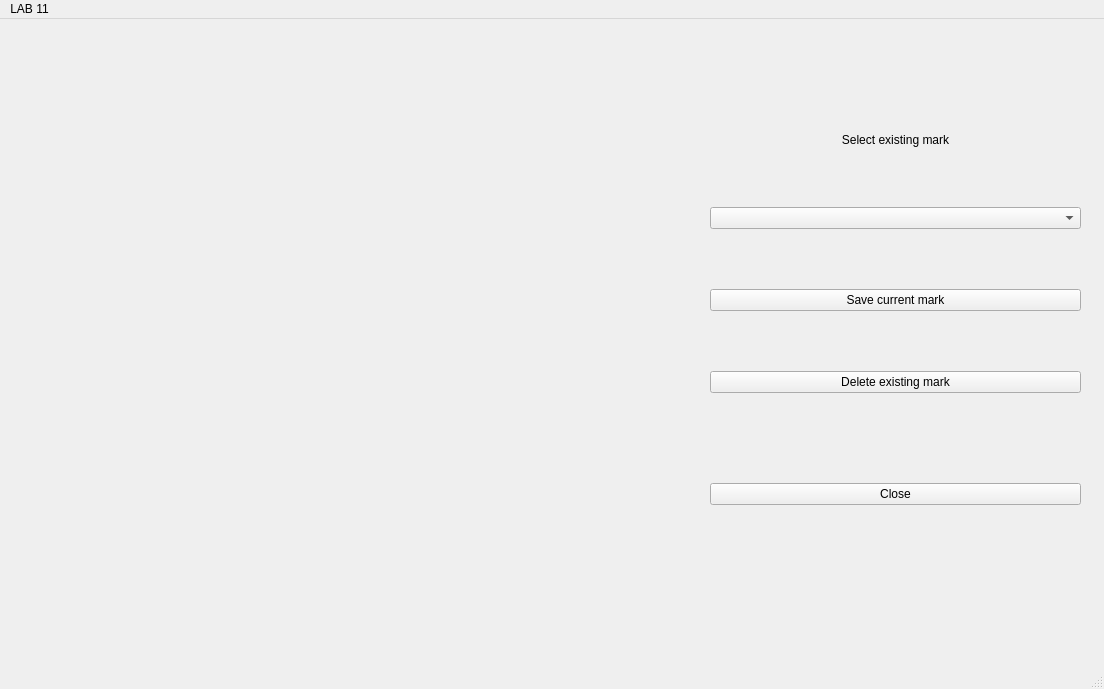
<?xml version="1.0" encoding="UTF-8"?>
<ui version="4.0">
 <class>MainWindow</class>
 <widget class="QMainWindow" name="MainWindow">
  <property name="geometry">
   <rect>
    <x>0</x>
    <y>0</y>
    <width>1104</width>
    <height>689</height>
   </rect>
  </property>
  <property name="windowTitle">
   <string>MainWindow</string>
  </property>
  <widget class="QWidget" name="centralwidget">
   <widget class="QWidget" name="surfaceWidget" native="true">
    <property name="geometry">
     <rect>
      <x>20</x>
      <y>50</y>
      <width>651</width>
      <height>531</height>
     </rect>
    </property>
   </widget>
   <widget class="QWidget" name="verticalLayoutWidget">
    <property name="geometry">
     <rect>
      <x>710</x>
      <y>60</y>
      <width>371</width>
      <height>481</height>
     </rect>
    </property>
    <layout class="QVBoxLayout" name="verticalLayout">
     <item>
      <widget class="QLabel" name="label">
       <property name="sizePolicy">
        <sizepolicy hsizetype="Preferred" vsizetype="Fixed">
         <horstretch>0</horstretch>
         <verstretch>0</verstretch>
        </sizepolicy>
       </property>
       <property name="text">
        <string>Select existing mark</string>
       </property>
       <property name="alignment">
        <set>Qt::AlignCenter</set>
       </property>
      </widget>
     </item>
     <item>
      <widget class="QComboBox" name="selectMarkOptions"/>
     </item>
     <item>
      <widget class="QPushButton" name="saveMarkButton">
       <property name="text">
        <string>Save current mark</string>
       </property>
      </widget>
     </item>
     <item>
      <widget class="QPushButton" name="deleteMarkButton">
       <property name="text">
        <string>Delete existing mark</string>
       </property>
      </widget>
     </item>
     <item>
      <spacer name="verticalSpacer">
       <property name="orientation">
        <enum>Qt::Vertical</enum>
       </property>
       <property name="sizeType">
        <enum>QSizePolicy::Fixed</enum>
       </property>
       <property name="sizeHint" stdset="0">
        <size>
         <width>20</width>
         <height>30</height>
        </size>
       </property>
      </spacer>
     </item>
     <item>
      <widget class="QPushButton" name="closeAppButton">
       <property name="text">
        <string>Close</string>
       </property>
      </widget>
     </item>
    </layout>
   </widget>
  </widget>
  <widget class="QMenuBar" name="menubar">
   <property name="geometry">
    <rect>
     <x>0</x>
     <y>0</y>
     <width>1104</width>
     <height>25</height>
    </rect>
   </property>
   <widget class="QMenu" name="menuLAB_11">
    <property name="title">
     <string>LAB 11</string>
    </property>
   </widget>
   <addaction name="menuLAB_11"/>
  </widget>
  <widget class="QStatusBar" name="statusbar"/>
 </widget>
 <resources/>
 <connections/>
</ui>
